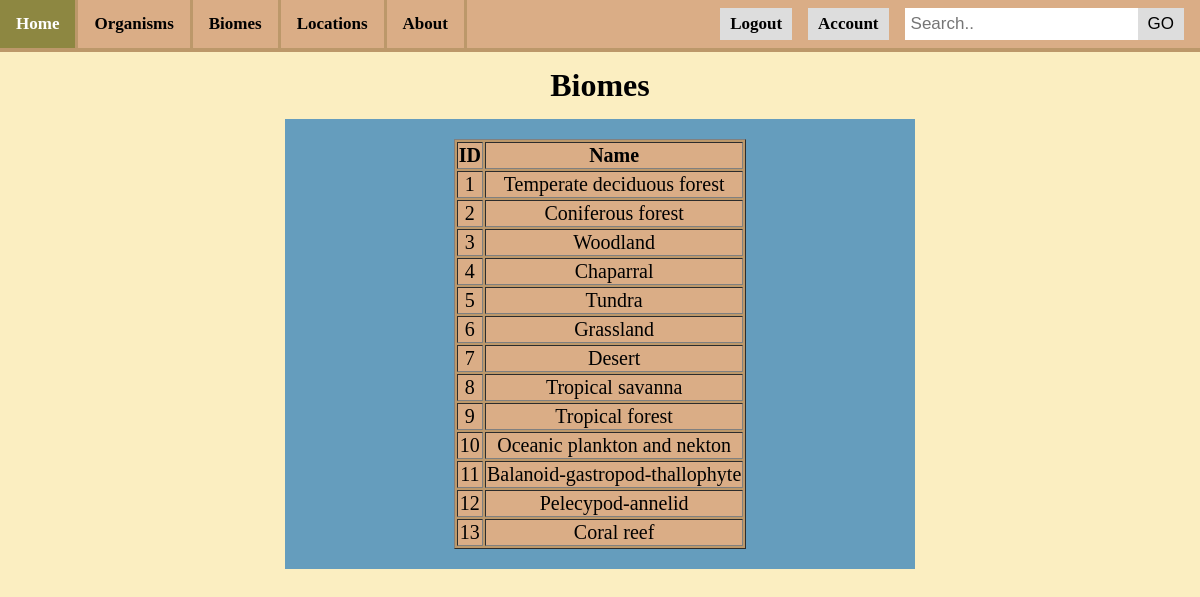
Page /biomes.php (signed in) on the committed database.
### tables this page shows
CREATE TABLE biome (
    biomeID int AUTO_INCREMENT,
    bioName VARCHAR(30),
    PRIMARY KEY (biomeID)
);

### phpFunctions.php (the view, shortened to what this page needs)
<?php
function show_biome($conn) {
	$sql = "SELECT biomeID, bioName FROM biome";
	$result = $conn->query($sql);
		if ($result->num_rows > 0) {
			echo '<table border>';
			echo '<thead><tr>';
			echo '<th>'."ID".'</th>'.'<th>'."Name".'</th>';
			echo '</tr></thead>';
			echo '<tbody>';
			while($row = $result->fetch_assoc()) {
				echo '<tr>';
				echo "<td>" . $row["biomeID"]. "</td>";
				echo "<td>" . $row["bioName"]. "</td>";
				echo '</tr>';
			}
			echo '</tbody>';
			echo '</table>';
		}
		else {
			echo "No Biomes Found";
		}
}
?>

### biomes.php (shortened to what this page needs)
<!DOCTYPE>
<html>
	<head>
		<link rel="stylesheet" href="style.css">
	</head>
	<body id="hellspawn">
		<?php include 'nav.php';?>
		<?php require 'phpFunctions.php'?>
		<?php require 'database.php' ?>
		<div>
			<h1 align="center">Biomes</h1>
			<div id="paraOne">
				<?php show_biome($conn) ?>
			</div>
		</div>
	</body>
</html>

### nav.php
<div class="topnav">
	<a href="home.php">Home</a>
	<a href="organisms.php">Organisms</a>
	<a href="biomes.php">Biomes</a>
	<a href="locations.php">Locations</a>
	<a href="about.php">About</a>
	<div class="search-container">
		<form method="get" action="search.php" style="margin-bottom: 6px;">
			<input type="text" placeholder="Search.." name="search" id="search">
			<button type="submit" name="go" id="go">GO</button>
		</form>
	</div>
	<?php if ($_SESSION["logInBool"]): ?>
	<a href="account.php" class="account-button">Account</a>
	<a href="logout.php" class="account-button">Logout</a>
	<?php else: ?>
	<a href="login.php" class="account-button">Login</a>
	<?php endif; ?>
</div>

### style.css (style rules this page uses)
#hellspawn { min-height:900px; background-color: #fbeec1; margin: 0; padding: 0; border: 0; }
h1,h2,h3,p { padding:0; margin:0; }
h1 { margin-top: 15px; margin-bottom: 15px; }
#paraOne { margin-left: auto; margin-right: auto; margin-top: 0px; width: 50%; padding-left: 15px; padding-right: 15px; padding-top: 20px; padding-bottom: 20px; border: 5px; background-color: #659DBD; color: black; font-size: 20px; display: block; }
#paraOne table { text-align: center; margin-left: auto; margin-right: auto; color: black; background-color: #bc986a; }
#paraOne td, th { background-color: #daad86; font-size: 20px; }
.topnav { margin: 0px; padding: 0px; background-color: #daad86; overflow: hidden; border-bottom-style: solid; border-width: 4px; border-color: #bc986a; }
.topnav a { margin: 0px; float: left; display: block; color: black; font-weight: bold; text-align: center; padding: 14px 16px; text-decoration: none; font-size: 17px; border-right-style: solid; border-color: #bc986a; border-size: 1px; }
.topnav .account-button { float: right; padding: 6px 10px; margin-top: 8px; margin-right: 16px; margin-bottom: 1px; background: #ddd; color: #000000; font-size: 17px; border: none; cursor: pointer; }
.topnav .search-container { float: right; }
.topnav input[type=text] { padding: 6px; margin-top: 8px; margin-bottom: 0px; font-size: 17px; border: none; }
.topnav .search-container button { float: right; padding: 6px 10px; margin-top: 8px; margin-right: 16px; margin-bottom: 1px; background: #ddd; font-size: 17px; border: none; cursor: pointer; }

### rows in the picture
biome: biomeID "1", bioName "Temperate deciduous forest"
biome: biomeID "2", bioName "Coniferous forest"
biome: biomeID "3", bioName "Woodland"
biome: biomeID "4", bioName "Chaparral"
biome: biomeID "5", bioName "Tundra"
biome: biomeID "6", bioName "Grassland"
biome: biomeID "7", bioName "Desert"
biome: biomeID "8", bioName "Tropical savanna"
biome: biomeID "9", bioName "Tropical forest"
biome: biomeID "10", bioName "Oceanic plankton and nekton"
biome: biomeID "11", bioName "Balanoid-gastropod-thallophyte"
biome: biomeID "12", bioName "Pelecypod-annelid"
biome: biomeID "13", bioName "Coral reef"
